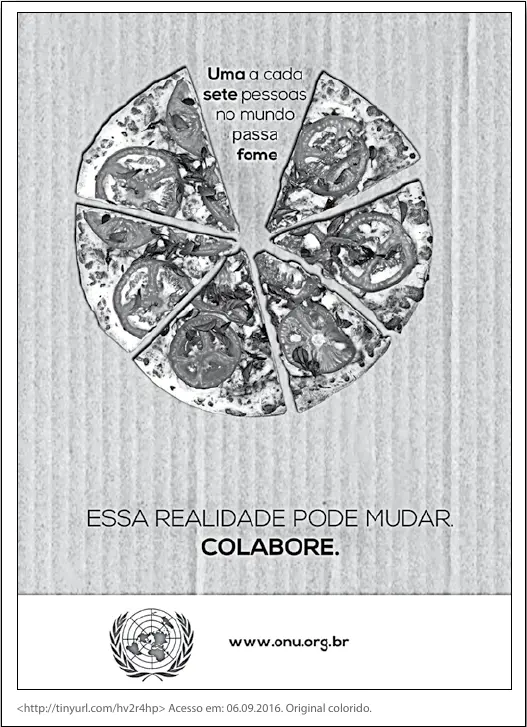
#> input picture oficiais/fig/17a-04.webp, 527 x 727 px
$ python -i build.py   (imports and definitions only)
#> lines starting #> are read from the running program, lines starting #| are printed output that depends on the picture; after the words box and inside, x2 and y2 are one past the last pixel; in counts of white or black regions, pixels touching at a corner belong together
#> further down, picture is the input picture: PIL image 527x727 RGB; mean R, G, B 199.3, 200.8, 201.9
"""Recorta cada questão das provas oficiais em imagem e monta o JSON do banco."""
import re, subprocess, sys, json, os
from PIL import Image, ImageChops
sys.argv = ['x']
from extract import lines_of

DL = 'dl'
OUT = '/mnt/project-files/site-vestibulinho/oficiais'
DPI = 144
S = DPI / 72

EXAMS = [
    # id, prova, gabarito, rótulo, data, url prova, url gabarito
    ('26a', 'p26', 'g26', '1º sem/2026', '30/11/2025', '20261176943/A-CADERNO-VESTIBULINHO-1SEM2026.pdf', '20261176943/A-GABARITO-VESTIBULINHO-1SEM2026.pdf'),
    ('25a', 'p25', 'g25', '1º sem/2025', '15/12/2024', '20251468190/Prova.pdf', '20251468190/Gabarito.pdf'),
    ('24b', 'p24', 'g24', '2º sem/2024', '09/06/2024', '20242918930/Prova.pdf', '20242918930/Gabarito.pdf'),
    ('24a', 'p24a', 'g24a', '1º sem/2024', '10/12/2023', '202423718/Prova.pdf', '202423718/Gabarito.pdf'),
    ('23b', 'p23b', 'g23b', '2º sem/2023', '04/06/2023', '202323718/Prova.pdf', '202323718/Gabarito.pdf'),
    ('23a', 'p23a', 'g23a', '1º sem/2023', '18/12/2022', '202311698/Prova.pdf', '202311698/Gabarito.pdf'),
]
HDR = re.compile(r'Quest[ãa]o\s*(\d{1,2})$')
MARK = re.compile(r'quest(?:ões|ão)\s+(?:de\s+)?(\d{1,2})\s*(?:,\s*\d{1,2}\s*)*(e|a|até a|até)\s*(\d{1,2})', re.I)


# [92 lines left out: functions gabarito, stream, regions, crop_runs, not called in this run]


def trim(im):
    bg = Image.new('RGB', im.size, (255, 255, 255))
#> bg: PIL image 527x727 RGB; every value is 255
    diff = ImageChops.difference(im, bg).convert('L').point(lambda v: 255 if v > 18 else 0)
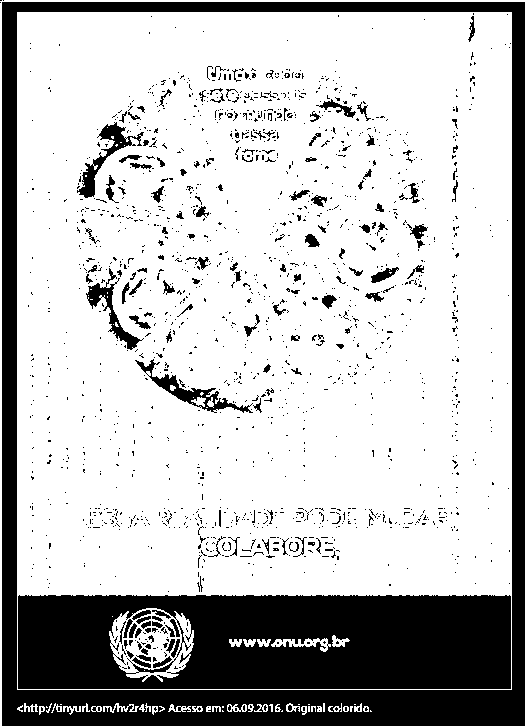
#> diff: PIL image 527x727 L; 74.8% white; 1624 black regions (1487 under 20 px), largest, box (x1, y1, x2, y2) and area: (2, 2, 525, 726) 41535, (18, 595, 511, 689) 40905, (135, 359, 253, 413) 1116
    bb = diff.getbbox()
#> bb = (0, 0, 527, 727)
    if not bb:
        return im
    pad = 10
    return im.crop((max(bb[0] - pad, 0), max(bb[1] - pad, 0), min(bb[2] + pad, im.width), min(bb[3] + pad, im.height)))


# [10 lines left out: function stack, not called in this run]


def text_of(st, i0, i1):
    return ' '.join(st[i][0]['t'] for i in range(i0, i1)).strip()


# [61 lines left out: function main, not called in this run]


# [1 line not run here, left out]

>>> from PIL import Image
>>> picture = Image.open('../oficiais/fig/17a-04.webp')
>>> result = trim(picture)
